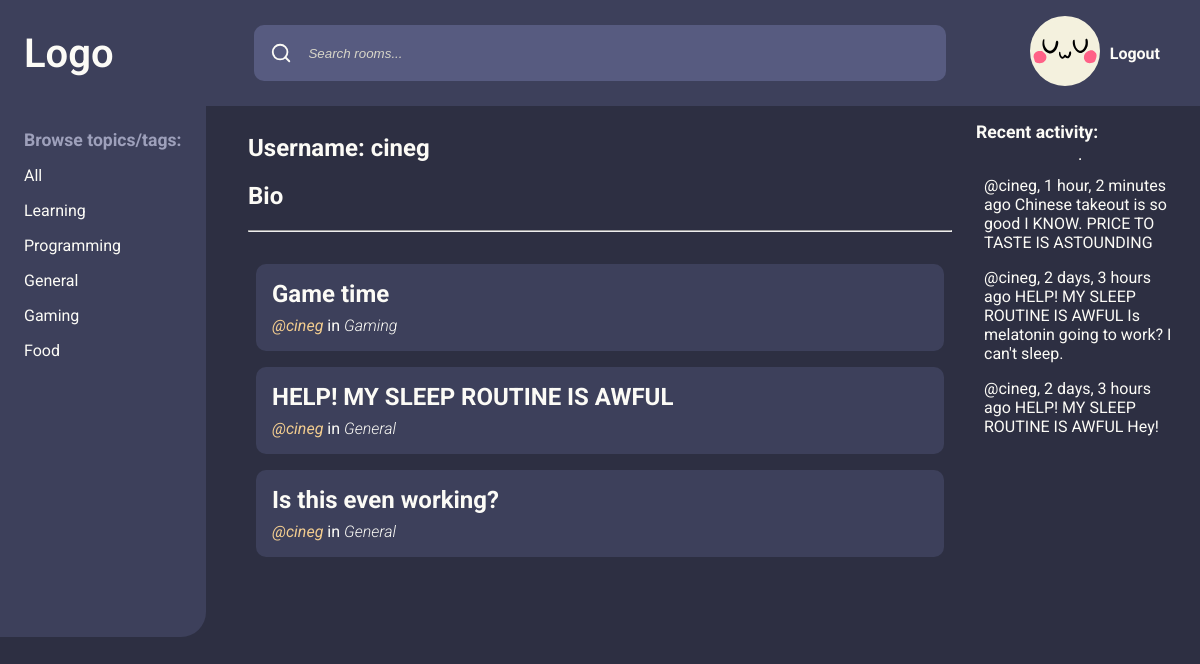
/user/cineg/ (signed in), run on the app's committed database.
### base/models.py (models this page shows, shortened)
class Topic(models.Model):
    name = models.CharField(max_length=200)

class Room(models.Model):
    host = models.ForeignKey(User, on_delete=models.SET_NULL, null=True)
    topic = models.ForeignKey(Topic, on_delete=models.SET_NULL, null=True)
    name = models.CharField(max_length=200)
    description = models.TextField(null=True, blank=True)
    participants = models.ManyToManyField(User, related_name="participants", blank=True)
    updated = models.DateTimeField(auto_now=True)
    created = models.DateTimeField(auto_now_add=True)
    class Meta:
        ordering: list[str] = ["-updated", "-created"]

class Message(models.Model):
    user = models.ForeignKey(User, on_delete=models.CASCADE)
    room = models.ForeignKey(Room, on_delete=models.CASCADE)
    body = models.TextField()
    updated = models.DateTimeField(auto_now=True)
    created = models.DateTimeField(auto_now_add=True)
    class Meta:
        ordering: list[str] = ["-updated", "-created"]
    def __str__(self) -> str:
        return self.body[0:50]

### base/views.py (the view)
# urls.py: path("user/<str:pk>/", views.userProfile, name="user-profile"),
def userProfile(request: HttpRequest, pk: str):
    user: User = User.objects.get(username=pk)
    if user == None:
        messages.error(
            request,
            f"Can't find username: {pk}. Are you sure you spelled it correctly?",
        )
    rooms = user.room_set.all()
    conversation_messages = user.message_set.all()[0:5]
    topics = Topic.objects.all()[0:5]
    context = {
        "user": user,
        "rooms": rooms,
        "topics": topics,
        "room_messages": conversation_messages,
    }
    return render(request, "base/profile.html", context)

### base/templates/base/profile.html
{% extends "main.html" %}
{% block content %}
    <main class="home">
        {% include "base/topics_component.html" %}
        <article>
            <h1>Username: {{ user }}</h1>
            <h2>Bio</h2>
            <hr />
            {% include "base/feed_component.html" %}
        </article>
        <section>
            {% include "base/activity_component.html" %}
        </section>
    </main>
{% endblock content %}

### base/templates/base/topics_component.html
<nav class="topics">
    <h3>Browse topics/tags:</h3>
    <div class="topic">
        <a href={% url "home" %}>All</a>
    </div>
    {% for topic in topics %}
        <div class="topic">
            <a href={% url "home" %}?q={{ topic.name }}> {{ topic.name }} </a>
        </div>
    {% endfor %}
</nav>

### base/templates/base/feed_component.html (shortened to what this page needs)
<article>
    {% for room in rooms %}
        <div class="room">
            <a href="{% url 'room' room.id %}" class="room-name">{{ room.name }}</a>
            <div class="room-details">
                <div>
                <a href="{% url "user-profile" room.host.username %}"
                   class="user-handle">@{{ room.host.username }}</a>
                <p>
                    in <span class="room-topic">{{ room.topic.name }}</span>
                </p>
            </div>
            </div>
        </div>
    {% endfor %}
</article>

### base/templates/base/activity_component.html (shortened to what this page needs)
<h3>Recent activity:</h3>
<hr />
{% for message in room_messages %}
    <article>
        <span><a href="{% url "user-profile" message.user %}">@{{ message.user }}</a>, {{ message.updated|timesince }} ago</span>
        <p>{{ message.room.name }}</p>
        <p>{{ message }}</p>
    </article>
{% endfor %}

### static/styles/style.css (style rules this page uses)
:root { --color-main-light: #fcfbf6; --color-main: #f4f1de; --color-main-dark: #d7d5c8; --color-bg-medium: #3d405b; --color-bg-light: #575b80; --color-bg-text: #9ea0bb; --color-bg-dark: #2d2f42; --color-success: #81b29a; --color-error: #e07a5f; --color-accent: #f2cc8f; }
a, button, p { all: unset; }
a { transition: 0.2s ease-in-out; }
h3 { font-size: 1.1rem; font-weight: 700; padding: 0; margin: 0; margin-bottom: 0.5rem; }
body { font-family: "Roboto", sans-serif; margin: 0; background-color: var(--color-bg-dark); color: var(--color-main-light); font-size: 12pt; height: 100vh; }
main { display: grid; }
main.home { grid-template-columns: 1fr 3fr 1fr; }
nav { padding: 1.5rem; background-color: var(--color-bg-medium); height: 100%; border-bottom-right-radius: 25px; max-width: max-content; }
nav h3 { color: var(--color-bg-text); }
nav .topic { padding: 0.5rem 0; }
section { padding: 1rem; display: flex; flex-direction: column; }
article { padding: 0.5rem; }
.room { margin: 1rem 0; background-color: var(--color-bg-medium); border-radius: 10px; padding: 0.5rem 1rem; display: flex; flex-direction: column; }
.room-name { padding: 0.5rem 0; font-weight: 700; font-size: 1.5rem; }
.room-details { display: grid; grid-template-columns: 1fr 1fr; align-items: center; padding-bottom: 0.5rem; }
.user-handle { font-style: italic; color: var(--color-accent); padding: 0.5rem 0; }
.room-topic { font-weight: 300; font-style: italic; }

### data on the page
Topic: name "Learning"
Topic: name "Programming"
Topic: name "General"
Topic: name "Gaming"
Topic: name "Food"
Room: name "Game time", host.username "cineg", topic.name "Gaming"
Room: name "HELP! MY SLEEP ROUTINE IS AWFUL", host.username "cineg", topic.name "General"
Room: name "Is this even working?", host.username "cineg", topic.name "General"
Message: user "cineg", updated "1 hour, 2 minutes", room.name "Chinese takeout is so good", body "I KNOW. PRICE TO TASTE IS ASTOUNDING"
Message: user "cineg", updated "2 days, 3 hours", room.name "HELP! MY SLEEP ROUTINE IS AWFUL", body "Is melatonin going to work? I can't sleep."
Message: user "cineg", updated "2 days, 3 hours", room.name "HELP! MY SLEEP ROUTINE IS AWFUL", body "Hey!"

### other printed values
{{ user }} "cineg"
